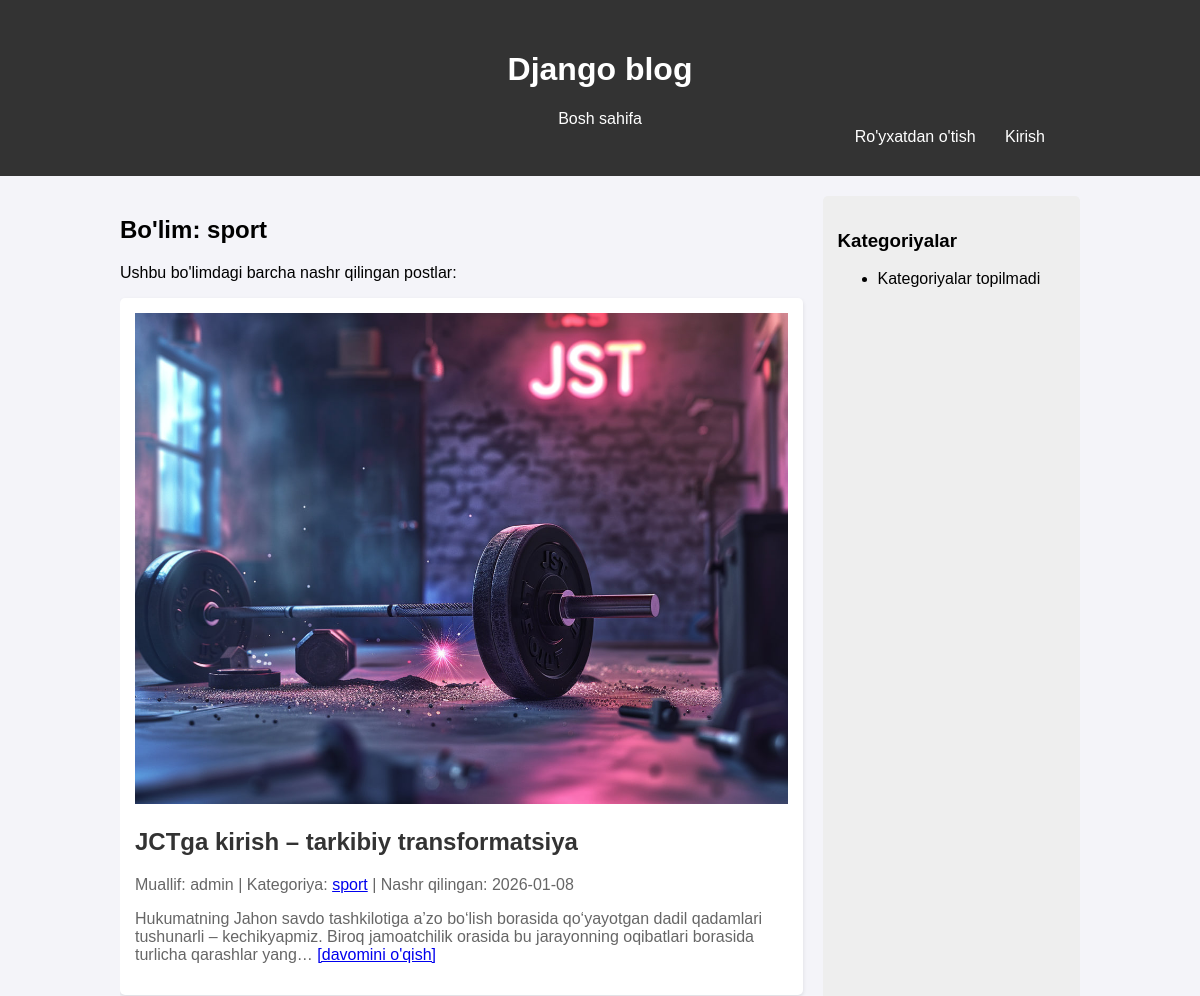
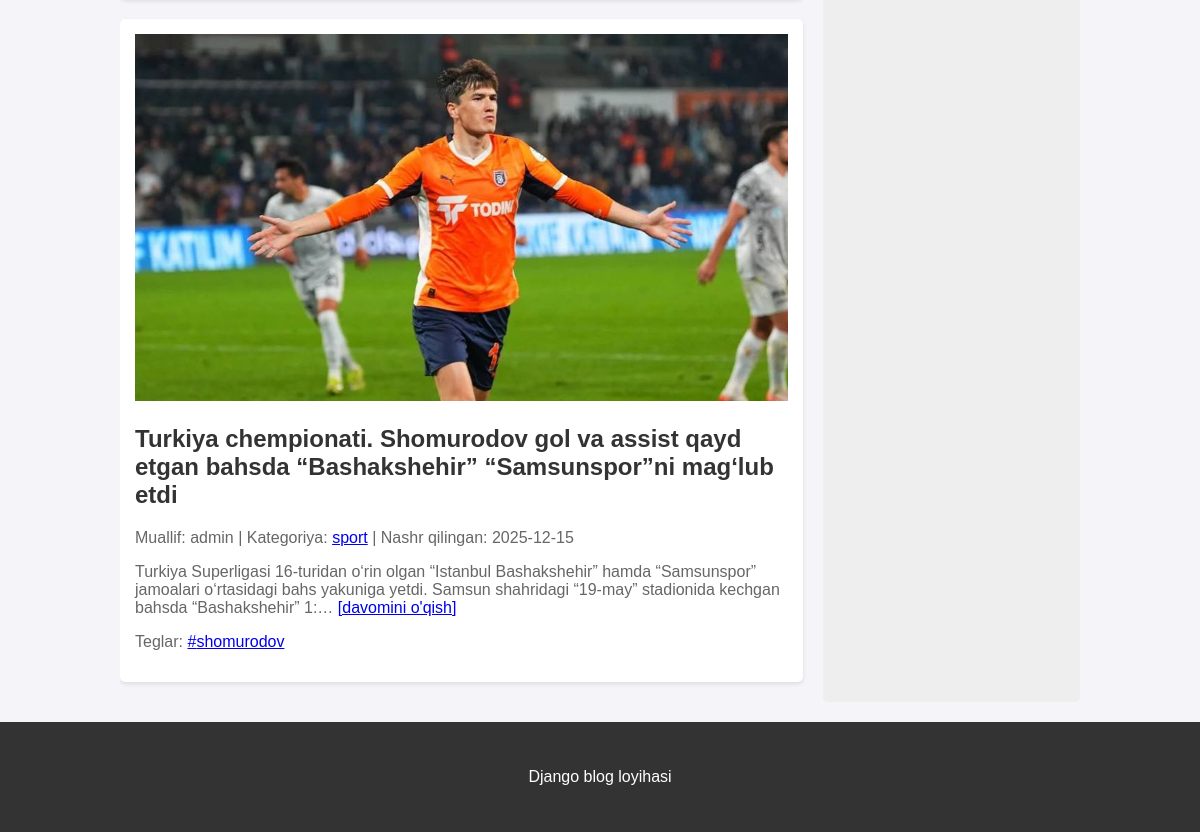
Screenshot of /category/sport/ with the database file from the repository (2 pictures, top to bottom).
### blog/models.py (models this page shows, shortened)
class Category(models.Model):
    name = models.CharField(max_length=100, unique=True)
    slug = models.SlugField(max_length=100, unique=True)
    class Meta:
        verbose_name_plural = "Categories"

class Post(models.Model):
    title = models.CharField(max_length=255)
    content = models.TextField()
    image = models.ImageField(upload_to='post_images/', blank=True, null=True)
    author = models.ForeignKey(User, on_delete=models.CASCADE, related_name='blog_posts')
    category = models.ForeignKey(Category, on_delete=models.SET_NULL, null=True, related_name='posts')
    tags = models.ManyToManyField(Tag, blank=True)
    slug = models.SlugField(max_length=255, unique=True)
    created_at = models.DateTimeField(auto_now_add=True)
    updated_at = models.DateTimeField(auto_now=True)
    is_published = models.BooleanField(default=True)
    hit_count_generic = GenericRelation(HitCount, object_id_field='object_pk', related_query_name='hit_count_generic_relation')
    is_featured = models.BooleanField(default=False)
    class Meta:
        ordering = ['-created_at']

class Tag(models.Model):
    name = models.CharField(max_length=50, unique=True)
    slug = models.SlugField(max_length=50, unique=True)

### blog/views.py (the view)
# urls.py: path('category/<slug:slug>/', views.CategoryPostListView.as_view(), name='category_posts'),
class CategoryPostListView(ListView):
    model = Post
    template_name = 'blog/category_posts.html'
    context_object_name = 'posts'
    def get_queryset(self):
        category = get_object_or_404(Category, slug=self.kwargs['slug'])
        return Post.objects.filter(category=category, is_published=True).order_by('-created_at')
    def get_context_data(self, **kwargs):
        context = super().get_context_data(**kwargs)
        context['category_name'] = get_object_or_404(Category, slug=self.kwargs['slug']).name
        return context

### blog/templates/blog/category_posts.html (shortened to what this page needs)
{% extends "base.html" %}
{% load static %}
{% block content %}
    <h2>Bo'lim: {{ category_name }}</h2>
    <p>Ushbu bo'limdagi barcha nashr qilingan postlar:</p>
    {% for post in posts %}
        <div class="post">
            {% if post.image %}
                <img src="{{ post.image.url }}" alt="{{ post.title }}" style="max-width: 100%; height: auto;">
            {% endif %}
            <h2><a href="{% url 'post_detail' post.slug %}">{{ post.title }}</a></h2>
            <p>
                Muallif: {{ post.author.username }} |
                Kategoriya: <a href="{% url 'category_posts' post.category.slug %}">{{ post.category.name }}</a> |
                Nashr qilingan: {{ post.created_at|date:"Y-m-d" }}
            </p>
            <p>{{ post.content|truncatechars:200 }} <a href="{% url 'post_detail' post.slug %}">[davomini o'qish]</a></p>
            {% if post.tags.all %}
                <p>
                    Teglar: {% for tag in post.tags.all %}
                        <a href="{% url 'tag_posts' tag.slug %}">#{{ tag.name }}</a>{% if not forloop.last %}, {% endif %}
                    {% endfor %}
                </p>
            {% endif %}
        </div>
    {% empty %}
        <p>Hozircha "{{ category_name }}" bo'limida nashr qilingan postlar mavjud emas.</p>
    {% endfor %}
{% endblock %}

### static/css/main.css (style rules this page uses)
body { font-family: Arial, sans-serif; margin: 0; padding: 0; background-color: #f4f4f9; }
.post { background: #fff; padding: 15px; margin-bottom: 20px; border-radius: 5px; box-shadow: 0 2px 4px rgba(0,0,0,0.1); }
.post h2 a { color: #333; text-decoration: none; }
.post p { color: #666; }

### rows the page displays
Category: name "sport"
Post: image (picture), title "JCTga kirish – tarkibiy transformatsiya", author.username "admin", category.name "sport", created_at "2026-01-08", content "Hukumatning Jahon savdo tashkilotiga a’zo bo‘lish borasida qo‘yayotgan dadil qadamlari tushunarli – kechikyapmiz. Biroq jamoatchilik orasida bu jarayonning oqibatlari borasida turlicha qarashlar yang…"
Post: image (picture), title "Turkiya chempionati. Shomurodov gol va assist qayd etgan bahsda “Bashakshehir” “Samsunspor”ni mag‘lub etdi", author.username "admin", category.name "sport", created_at "2025-12-15", content "Turkiya Superligasi 16-turidan o‘rin olgan “Istanbul Bashakshehir” hamda “Samsunspor” jamoalari o‘rtasidagi bahs yakuniga yetdi. Samsun shahridagi “19-may” stadionida kechgan bahsda “Bashakshehir” 1:…"
Tag: name "shomurodov"
